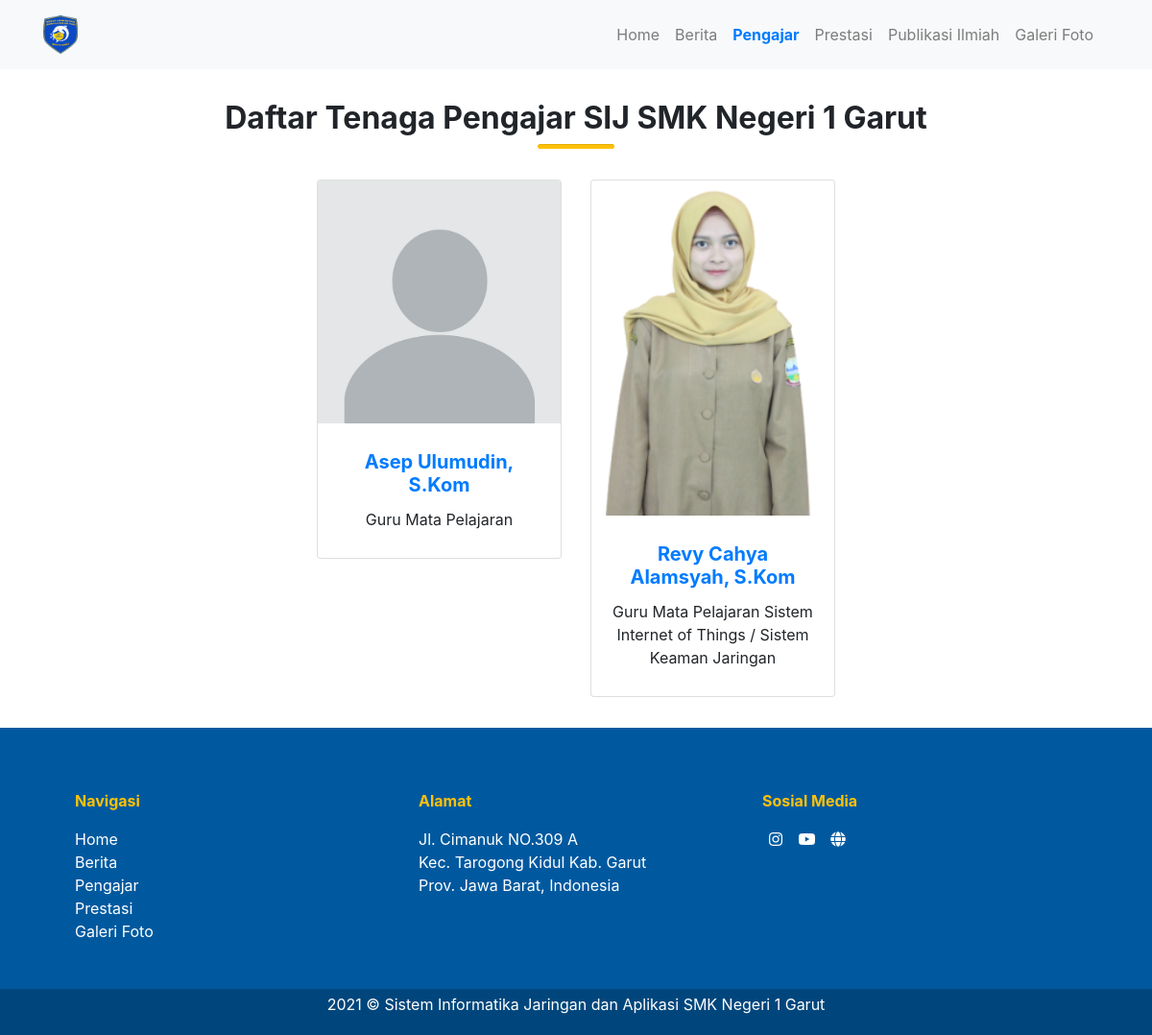
The app's page /index.php/pengajar with its own data.
### tables this page shows
CREATE TABLE `user` (
  `id` int(11) NOT NULL,
  `nama` varchar(255) NOT NULL,
  `email` varchar(255) NOT NULL,
  `password` varchar(255) NOT NULL,
  `password_unhash` varchar(255) NOT NULL,
  `password_default` varchar(255) NOT NULL,
  `role` varchar(255) NOT NULL DEFAULT 'Guru',
  `active` int(11) NOT NULL DEFAULT 1,
  `nip` varchar(255) DEFAULT NULL,
  `mata_pelajaran` varchar(255) DEFAULT NULL,
  `jenis_kelamin` varchar(255) NOT NULL,
  `tempat_lahir` varchar(255) NOT NULL,
  `tanggal_lahir` date NOT NULL,
  `nik` varchar(255) DEFAULT NULL,
  `alamat` varchar(255) DEFAULT NULL,
  `no_hp` varchar(255) DEFAULT NULL,
  `foto` varchar(255) DEFAULT NULL,
  `created_at` timestamp NOT NULL DEFAULT current_timestamp(),
  `updated_at` timestamp NULL DEFAULT current_timestamp(),
  `deleted_at` timestamp NULL DEFAULT current_timestamp()
);

### application/controllers/Pengajar.php (called while the page is built, shortened)
<?php
class Pengajar extends CI_Controller
{
    public function index()
    {
        $data = [
            'title' => 'Pengajar Website SIJ - SMK Negeri 1 Garut',
            'uriSegment' => $this->uri->segment(1),
            'pengajarAll' => $this->Model_pengajar->getAllPengajar(),
        ];
        $this->load->view('frontend/templates/header', $data);
        $this->load->view('frontend/templates/navbar', $data);
        $this->load->view('frontend/pengajar_index', $data);
        $this->load->view('frontend/templates/footer', $data);
    }
}

### index.php (called while the page is built, shortened)
<?php
require_once BASEPATH.'core/CodeIgniter.php';

### application/models/Model_pengajar.php (called while the page is built, shortened)
<?php
class Model_pengajar extends CI_Model
{
    public function getAllPengajar()
    {
        $this->db->order_by('nama', 'ASC');
        return $this->db->get_where('user', ['role' => 'Guru'])->result_array();
    }
}

### application/views/frontend/pengajar_index.php (the view, shortened to what this page needs)
<section id="guru">
    <div class="container">
        <div class="row my-3">
            <div class="col py-3 text-center">
                <h2 class="font-weight-bolder">Daftar Tenaga Pengajar SIJ SMK Negeri 1 Garut</h2>
                <hr class="bg-warning m-auto rounded" style="height: 4px; width: 80px;">
            </div>
        </div>
        <div class="row justify-content-center">
            <?php foreach ($pengajarAll as $pengajar) : ?>
                <div class="col-12 col-md-4 col-lg-3 mb-3">
                    <div class="card">
                        <?php if (is_null($pengajar['foto'])) : ?>
                            <img src="<?= base_url(); ?>assets/frontend/img/default-avatar.png" class="card-img-top">
                        <?php else : ?>
                            <img src="<?= base_url(); ?>uploads/profile/<?= $pengajar['foto']; ?>" class="card-img-top">
                        <?php endif; ?>
                        <div class="card-body text-center">
                            <h5 class="font-weight-bold card-title pt-2">
                                <a type="button" href="#" data-toggle="modal" data-target="#modalDetailPengajar<?= $pengajar['id']; ?>" class="text-decoration-none"><?= $pengajar['nama']; ?></a>
                            </h5>
                            <p class="card-text pb-2">Guru Mata Pelajaran <?= $pengajar['mata_pelajaran']; ?></p>
                        </div>
                    </div>
                </div>
            <?php endforeach; ?>
        </div>
    </div>
</section>

### records on screen
user: nama "Asep Ulumudin, S.Kom"
user: foto (picture), nama "Revy Cahya Alamsyah, S.Kom", mata_pelajaran "Sistem Internet of Things / Sistem Keaman Jaringan"
